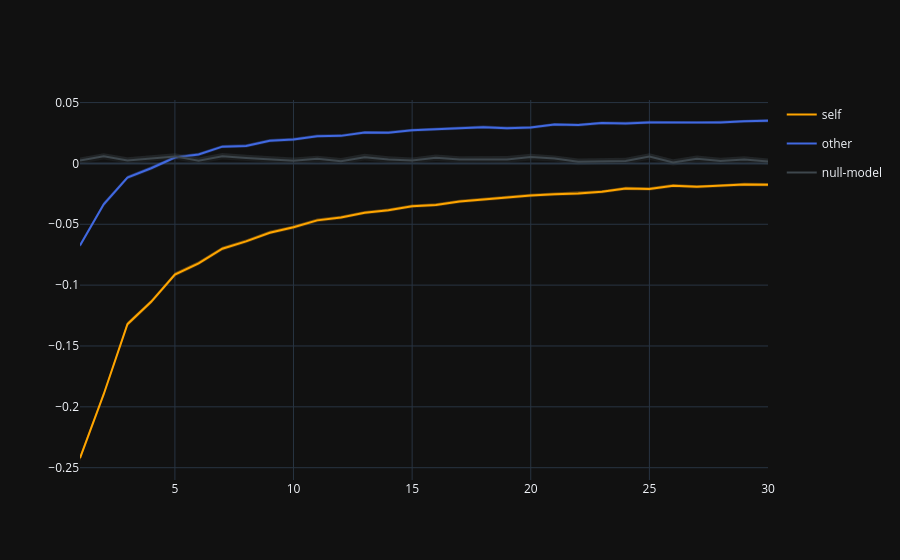

Notebook code for this chart:
### Code cell
# self
sel = df_['self'] == 'self'
fig2.add_trace(
    go.Scatter(
        y=df_['resid'].loc[sel].values,
        x=df_[turn_no_col].loc[sel].values,
        mode='lines',
        name='self',
        showlegend=True,
        legendgroup='self',
        line = dict(
            color='orange', 
            # width=4, 
            # dash='dash'
        )
    )
)

# upper bounds for ribbon
fig2.add_trace(
    go.Scatter(
        x=df_[turn_no_col].loc[sel].values,
        y=df_['resid'].loc[sel].values + (2*df_['SE'].loc[sel].values),
        mode='lines',
        line=dict(color='orange',width=0),
        name='self_upper_bound',
        showlegend=False,
        legendgroup='self',
        fill='tonexty',
        fillcolor='rgba(255, 165, 0, 0.2)',
    ), 
    # row=row, col=col
)

# lower bounds for ribbon
fig2.add_trace(
    go.Scatter(
        x=df_[turn_no_col].loc[sel].values,
        y=df_['resid'].loc[sel].values - (2*df_['SE'].loc[sel].values),
        mode='lines',
        line=dict(color='orange',width=0),
        name='self_lower_bound',
        showlegend=False,
        legendgroup='self',
        fill='tonexty',
        fillcolor='rgba(255, 165, 0, 0.2)',
    ), 
    # row=row, col=col
)

####################################
# other
####################################
sel = df_['self']  == 'other'
fig2.add_trace(
    go.Scatter(
        y=df_['resid'].loc[sel].values,
        x=df_[turn_no_col].loc[sel].values,
        mode='lines',
        name='other',
        showlegend=True,
        legendgroup='other',
        line = dict(
            color='royalblue', 
            # width=4, 
            # dash='dash'
        )
    )
)

# upper bounds for ribbon
fig2.add_trace(
    go.Scatter(
        x=df_[turn_no_col].loc[sel].values,
        y=df_['resid'].loc[sel].values + (2*df_['SE'].loc[sel].values),
        mode='lines',
        line=dict(color='orange',width=0),
        name='other_upper_bound',
        showlegend=False,
        legendgroup='other',
        fill='tonexty',
        fillcolor='rgba(65, 105, 225, 0.2)',
    ), 
    # row=row, col=col
)

# lower bounds for ribbon
fig2.add_trace(
    go.Scatter(
        x=df_[turn_no_col].loc[sel].values,
        y=df_['resid'].loc[sel].values - (2*df_['SE'].loc[sel].values),
        mode='lines',
        line=dict(color='orange',width=0),
        name='other_lower_bound',
        showlegend=False,
        legendgroup='other',
        fill='tonexty',
        fillcolor='rgba(65, 105, 225, 0.2)',
    ), 
    # row=row, col=col
)

####################################
# null
####################################
sel = df_['self'] == 'null-model'
fig2.add_trace(
    go.Scatter(
        y=df_['resid'].loc[sel].values,
        x=df_[turn_no_col].loc[sel].values,
        mode='lines',
        name='null-model',
        showlegend=True,
        legendgroup='null-model',
        line = dict(
            color='#3e474d',
            # width=4,
            # dash='dash'
        )
    )
)

# upper bounds for ribbon
fig2.add_trace(
    go.Scatter(
        x=df_[turn_no_col].loc[sel].values,
        y=df_['resid'].loc[sel].values + (2*df_['SE'].loc[sel].values),
        mode='lines',
        line=dict(color='orange',width=0),
        name='null-model_upper_bound',
        showlegend=False,
        legendgroup='null-model',
        fill='tonexty',
        fillcolor='rgba(62, 71, 77, 0.2)',
    ),
    # row=row, col=col
)

# lower bounds for ribbon
fig2.add_trace(
    go.Scatter(
        x=df_[turn_no_col].loc[sel].values,
        y=df_['resid'].loc[sel].values - (2*df_['SE'].loc[sel].values),
        mode='lines',
        line=dict(color='orange',width=0),
        name='null-model_lower_bound',
        showlegend=False,
        legendgroup='null-model',
        fill='tonexty',
        fillcolor='rgba(62, 71, 77, 0.2)',
    ),
    # row=row, col=col
)

### Figure 1 — Plotly figure (JSON) as saved in the notebook; plotly's stock layout.template omitted (floating-point values rounded to 4 significant figures)
{"data": [{"legendgroup": "self", "line": {"color": "orange"}, "mode": "lines", "name": "self", "showlegend": true, "x": [1, 2, 3, 4, 5, 6, 7, 8, 9, 10, 11, 12, 13, 14, 15, 16, 17, 18, 19, 20, 21, 22, 23, 24, 25, 26, 27, 28, 29, 30], "y": [-0.2422, -0.1896, -0.1321, -0.1137, -0.09139, -0.08207, -0.07012, -0.06407, -0.05693, -0.05251, -0.0468, -0.04445, -0.04049, -0.03841, -0.03523, -0.03409, -0.03136, -0.02962, -0.02756, -0.02641, -0.02532, -0.02466, -0.02336, -0.02065, -0.02108, -0.01843, -0.01925, -0.01852, -0.01733, -0.01752], "type": "scatter"}, {"fill": "tonexty", "fillcolor": "rgba(255, 165, 0, 0.2)", "legendgroup": "self", "line": {"color": "orange", "width": 0}, "mode": "lines", "name": "self_upper_bound", "showlegend": false, "x": [1, 2, 3, 4, 5, 6, 7, 8, 9, 10, 11, 12, 13, 14, 15, 16, 17, 18, 19, 20, 21, 22, 23, 24, 25, 26, 27, 28, 29, 30], "y": [-0.24, -0.1878, -0.1303, -0.1121, -0.08971, -0.08043, -0.06853, -0.06253, -0.0554, -0.05097, -0.04531, -0.04296, -0.03903, -0.03694, -0.03379, -0.03264, -0.02994, -0.02818, -0.02614, -0.02498, -0.02392, -0.02323, -0.02196, -0.01923, -0.01968, -0.017, -0.01786, -0.01711, -0.01594, -0.01607], "type": "scatter"}, {"fill": "tonexty", "fillcolor": "rgba(255, 165, 0, 0.2)", "legendgroup": "self", "line": {"color": "orange", "width": 0}, "mode": "lines", "name": "self_lower_bound", "showlegend": false, "x": [1, 2, 3, 4, 5, 6, 7, 8, 9, 10, 11, 12, 13, 14, 15, 16, 17, 18, 19, 20, 21, 22, 23, 24, 25, 26, 27, 28, 29, 30], "y": [-0.2445, -0.1915, -0.1339, -0.1154, -0.09307, -0.08371, -0.07171, -0.0656, -0.05846, -0.05405, -0.04829, -0.04593, -0.04195, -0.03988, -0.03668, -0.03555, -0.03279, -0.03106, -0.02897, -0.02785, -0.02673, -0.0261, -0.02475, -0.02207, -0.02247, -0.01987, -0.02064, -0.01993, -0.01872, -0.01896], "type": "scatter"}, {"legendgroup": "other", "line": {"color": "royalblue"}, "mode": "lines", "name": "other", "showlegend": true, "x": [1, 2, 3, 4, 5, 6, 7, 8, 9, 10, 11, 12, 13, 14, 15, 16, 17, 18, 19, 20, 21, 22, 23, 24, 25, 26, 27, 28, 29, 30], "y": [-0.0675, -0.03361, -0.01168, -0.003969, 0.004861, 0.007295, 0.0138, 0.01431, 0.01866, 0.01965, 0.0224, 0.02264, 0.02537, 0.02527, 0.02722, 0.02825, 0.02915, 0.02975, 0.02889, 0.02944, 0.03189, 0.03147, 0.03316, 0.03283, 0.03364, 0.03363, 0.03305, 0.03365, 0.03456, 0.0351], "type": "scatter"}, {"fill": "tonexty", "fillcolor": "rgba(65, 105, 225, 0.2)", "legendgroup": "other", "line": {"color": "orange", "width": 0}, "mode": "lines", "name": "other_upper_bound", "showlegend": false, "x": [1, 2, 3, 4, 5, 6, 7, 8, 9, 10, 11, 12, 13, 14, 15, 16, 17, 18, 19, 20, 21, 22, 23, 24, 25, 26, 27, 28, 29, 30], "y": [-0.06569, -0.03171, -0.01014, -0.002398, 0.006308, 0.008823, 0.0152, 0.01571, 0.02005, 0.021, 0.02378, 0.02402, 0.02672, 0.02663, 0.02857, 0.0296, 0.0305, 0.03109, 0.03025, 0.0308, 0.03326, 0.03279, 0.03451, 0.03421, 0.03499, 0.03495, 0.03439, 0.035, 0.03592, 0.0365], "type": "scatter"}, {"fill": "tonexty", "fillcolor": "rgba(65, 105, 225, 0.2)", "legendgroup": "other", "line": {"color": "orange", "width": 0}, "mode": "lines", "name": "other_lower_bound", "showlegend": false, "x": [1, 2, 3, 4, 5, 6, 7, 8, 9, 10, 11, 12, 13, 14, 15, 16, 17, 18, 19, 20, 21, 22, 23, 24, 25, 26, 27, 28, 29, 30], "y": [-0.0693, -0.03551, -0.01322, -0.005539, 0.003414, 0.005768, 0.01239, 0.0129, 0.01726, 0.0183, 0.02102, 0.02126, 0.02401, 0.02391, 0.02587, 0.0269, 0.0278, 0.02841, 0.02754, 0.02809, 0.03053, 0.03015, 0.03181, 0.03146, 0.03229, 0.0323, 0.03171, 0.03229, 0.03321, 0.03371], "type": "scatter"}, {"legendgroup": "null-model", "line": {"color": "#3e474d"}, "mode": "lines", "name": "null-model", "showlegend": true, "x": [1, 2, 3, 4, 5, 6, 7, 8, 9, 10, 11, 12, 13, 14, 15, 16, 17, 18, 19, 20, 21, 22, 23, 24, 25, 26, 27, 28, 29, 30], "y": [0.002284, 0.005857, 0.002473, 0.004329, 0.005776, 0.002281, 0.005831, 0.004533, 0.003575, 0.002195, 0.00377, 0.001817, 0.005156, 0.003187, 0.002416, 0.004623, 0.003288, 0.003503, 0.003281, 0.005174, 0.003982, 0.001297, 0.001955, 0.002033, 0.005722, 0.0008493, 0.003756, 0.001988, 0.003323, 0.001524], "type": "scatter"}, {"fill": "tonexty", "fillcolor": "rgba(62, 71, 77, 0.2)", "legendgroup": "null-model", "line": {"color": "orange", "width": 0}, "mode": "lines", "name": "null-model_upper_bound", "showlegend": false, "x": [1, 2, 3, 4, 5, 6, 7, 8, 9, 10, 11, 12, 13, 14, 15, 16, 17, 18, 19, 20, 21, 22, 23, 24, 25, 26, 27, 28, 29, 30], "y": [0.004782, 0.008445, 0.005068, 0.006919, 0.008329, 0.004873, 0.008534, 0.007175, 0.00623, 0.004803, 0.006397, 0.004359, 0.007856, 0.005819, 0.004958, 0.007255, 0.005842, 0.00606, 0.006045, 0.007877, 0.006488, 0.003999, 0.004569, 0.004636, 0.008438, 0.003525, 0.006427, 0.004653, 0.005961, 0.004119], "type": "scatter"}, {"fill": "tonexty", "fillcolor": "rgba(62, 71, 77, 0.2)", "legendgroup": "null-model", "line": {"color": "orange", "width": 0}, "mode": "lines", "name": "null-model_lower_bound", "showlegend": false, "x": [1, 2, 3, 4, 5, 6, 7, 8, 9, 10, 11, 12, 13, 14, 15, 16, 17, 18, 19, 20, 21, 22, 23, 24, 25, 26, 27, 28, 29, 30], "y": [-0.0002146, 0.003269, -0.0001221, 0.001739, 0.003222, -0.0003104, 0.003128, 0.001892, 0.0009208, -0.000414, 0.001143, -0.0007255, 0.002457, 0.0005556, -0.0001255, 0.001991, 0.0007341, 0.0009462, 0.0005176, 0.002471, 0.001475, -0.001404, -0.0006591, -0.0005707, 0.003006, -0.001826, 0.001086, -0.0006766, 0.0006842, -0.00107], "type": "scatter"}], "layout": {}}
